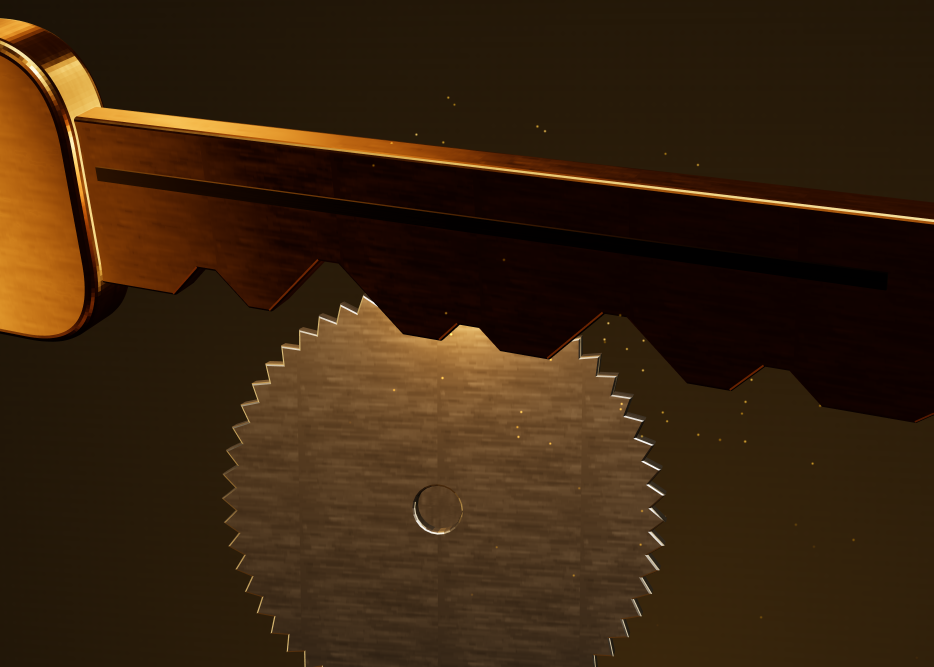
#> input picture _studio/raw/gal-freza.png, 2800 x 2000 px (shown at 1/3 size); its folder holds only this picture in this run
$ python export.py
#> lines starting #> are read from the running program, lines starting #| are printed output that depends on the picture
# Převod renderů ze studia (_studio/raw/*.png) na WebP do assets/img.
# Přidá jemnou filmovou úpravu: teplejší stíny, vinětace. Použití: python zlaty-klic/_studio/export.py
import pathlib

from PIL import Image, ImageChops, ImageDraw, ImageFilter

ROOT = pathlib.Path(__file__).resolve().parent.parent
RAW = ROOT / "_studio" / "raw"
OUT = ROOT / "assets" / "img"


def vignette(size, strength=0.55):
    w, h = size
    mask = Image.new("L", (w, h), 0)
    d = ImageDraw.Draw(mask)
    d.ellipse((-w * 0.25, -h * 0.2, w * 1.25, h * 1.2), fill=255)
    mask = mask.filter(ImageFilter.GaussianBlur(min(w, h) * 0.18))
    return mask.point(lambda v: int(255 * (1 - strength) + v * strength))


for png in sorted(RAW.glob("*.png")):
    if png.stem.startswith("logo"):
        # logo: zachovat průhlednost, bez vinětace, oříznout na obsah
        logo = Image.open(png).convert("RGBA")
        logo = logo.resize((logo.width // 2, logo.height // 2), Image.LANCZOS)
        bbox = logo.getchannel("A").point(lambda a: 255 if a > 8 else 0).getbbox()
        if bbox:
            pad = 12
            logo = logo.crop((max(0, bbox[0] - pad), max(0, bbox[1] - pad), min(logo.width, bbox[2] + pad), min(logo.height, bbox[3] + pad)))
        if logo.width > 900:  # v navigaci má logo ~46 px na výšku; 900 px stačí i pro retina a patičku
            logo = logo.resize((900, round(logo.height * 900 / logo.width)), Image.LANCZOS)
        target = OUT / (png.stem + ".webp")
        logo.save(target, "WEBP", quality=92, method=6)
        print(f"{png.name} -> {target.name}  {target.stat().st_size // 1024} kB  {logo.size[0]}x{logo.size[1]} (alfa)")
        continue
    img = Image.open(png).convert("RGB")
    img = img.resize((img.width // 2, img.height // 2), Image.LANCZOS)  # studio renderuje 2×
#> img: PIL image 1400x1000 RGB
    dark = Image.new("RGB", img.size, (3, 3, 3))
#> dark: PIL image 1400x1000 RGB; every value is 3
    img = Image.composite(img, dark, vignette(img.size))
#> in vignette, `mask = Image.new("L", (w, h), 0)`: mask: PIL image 1400x1000 L; every value is 0
#> in vignette, `mask = mask.filter(ImageFilter.GaussianBlur(min(w, h) * 0.18))`: mask: PIL image 1400x1000 L; every value is 255
    # teplý nádech ve stínech
    warm = Image.new("RGB", img.size, (14, 9, 3))
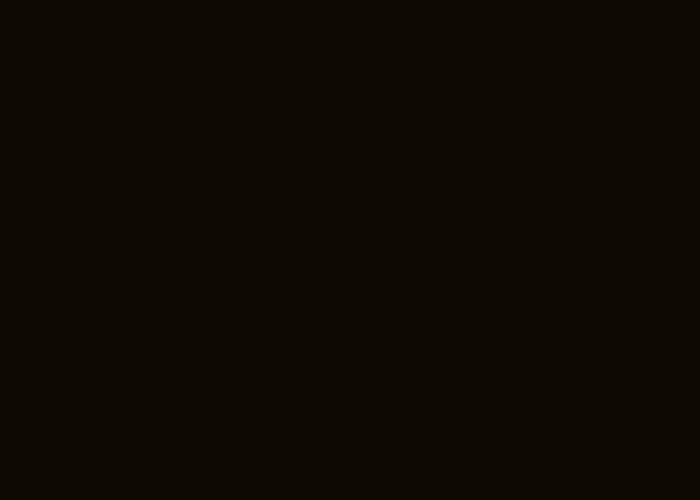
#> warm: PIL image 1400x1000 RGB (shown at 1/2 size); mean R, G, B 14, 9, 3
    img = ImageChops.add(img, warm)
    target = OUT / (png.stem + ".webp")
    img.save(target, "WEBP", quality=84, method=6)
#> (the run stopped early here; a loop or call above may not have finished)
